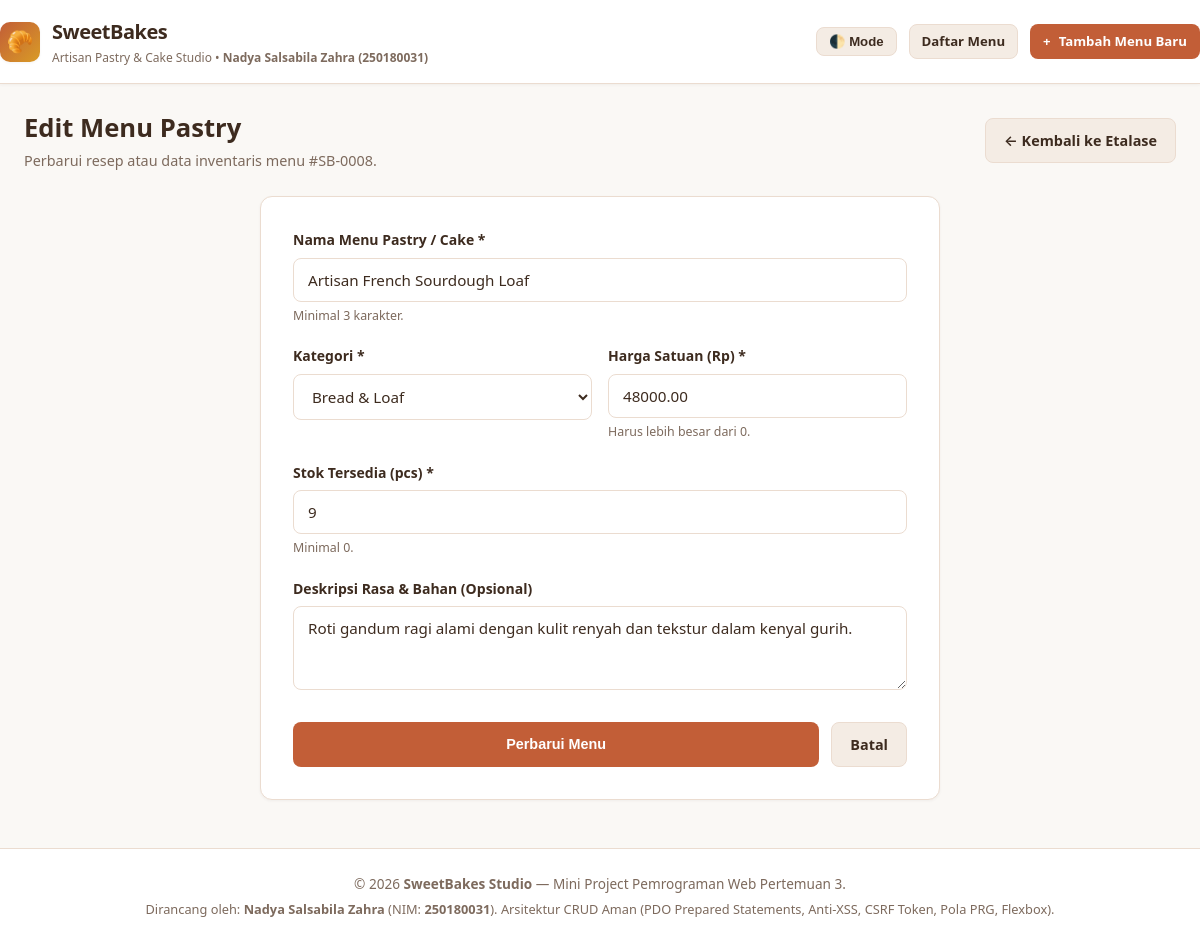
Screenshot of /edit.php?id=8 with the database file from the repository.
### tables this page shows
CREATE TABLE `products` (
    `id`          INT AUTO_INCREMENT PRIMARY KEY,
    `name`        VARCHAR(150)   NOT NULL UNIQUE,
    `category`    VARCHAR(60)    NOT NULL DEFAULT 'Pastry',
    `description` TEXT           NULL,
    `price`       DECIMAL(12, 2) NOT NULL,
    `stock`       INT            NOT NULL DEFAULT 0,
    `created_at`  TIMESTAMP      DEFAULT CURRENT_TIMESTAMP,
    `updated_at`  TIMESTAMP      DEFAULT CURRENT_TIMESTAMP ON UPDATE CURRENT_TIMESTAMP
);

### config/db.php (called while the page is built, shortened)
<?php
function e($value) {
    return htmlspecialchars((string)($value ?? ''), ENT_QUOTES, 'UTF-8');
}

### edit.php (the view, shortened to what this page needs)
<?php
require_once __DIR__ . '/config/db.php';
$id = isset($_GET['id']) && is_numeric($_GET['id']) ? (int)$_GET['id'] : 0;
$stmt = $pdo->prepare("SELECT * FROM products WHERE id = :id");
$stmt->execute([':id' => $id]);
$product = $stmt->fetch();
$errors = [];
$name = $product['name'];
$category = $product['category'];
$price = $product['price'];
$stock = $product['stock'];
$description = $product['description'];
include __DIR__ . '/header.php';
?>
<div style="margin: 24px 0 16px 0; display: flex; justify-content: space-between; align-items: center; flex-wrap: wrap; gap: 12px;">
    <div>
        <h2 style="font-size: 1.6rem; font-weight: 700;">Edit Menu Pastry</h2>
        <p style="color: var(--text-muted); font-size: 0.9rem;">Perbarui resep atau data inventaris menu #SB-<?= str_pad((string)$id, 4, '0', STR_PAD_LEFT); ?>.</p>
    </div>
    <a href="index.php" class="btn btn-secondary">
        &larr; Kembali ke Etalase
    </a>
</div>
<div class="form-box">
    <form method="POST" action="edit.php?id=<?= (int)$id; ?>" novalidate>
        <div class="form-group">
            <label for="name">Nama Menu Pastry / Cake *</label>
            <input type="text" id="name" name="name" class="form-control <?= isset($errors['name']) ? 'is-invalid' : ''; ?>"
                   value="<?= e($name); ?>" required>
            <?php if (isset($errors['name'])): ?>
                <div class="invalid-msg"><?= e($errors['name']); ?></div>
            <?php else: ?>
                <div class="hint">Minimal 3 karakter.</div>
            <?php endif; ?>
        </div>
        <div class="form-row">
            <div class="form-group">
                <label for="category">Kategori *</label>
                <select id="category" name="category" class="form-control <?= isset($errors['category']) ? 'is-invalid' : ''; ?>" required>
                    <?php
                    $categoriesPreset = ['Pastry', 'Artisan Cake', 'Cupcake & Muffin', 'Cookies & Treats', 'Bread & Loaf'];
                    foreach ($categoriesPreset as $c): ?>
                        <option value="<?= e($c); ?>" <?= $category === $c ? 'selected' : ''; ?>>
                            <?= e($c); ?>
                        </option>
                    <?php endforeach; ?>
                </select>
            </div>
            <div class="form-group">
                <label for="price">Harga Satuan (Rp) *</label>
                <input type="number" id="price" name="price" step="500" min="1" class="form-control <?= isset($errors['price']) ? 'is-invalid' : ''; ?>"
                       value="<?= e($price); ?>" required>
                <?php if (isset($errors['price'])): ?>
                    <div class="invalid-msg"><?= e($errors['price']); ?></div>
                <?php else: ?>
                    <div class="hint">Harus lebih besar dari 0.</div>
                <?php endif; ?>
            </div>
        </div>
        <div class="form-group">
            <label for="stock">Stok Tersedia (pcs) *</label>
            <input type="number" id="stock" name="stock" min="0" class="form-control <?= isset($errors['stock']) ? 'is-invalid' : ''; ?>"
                   value="<?= e($stock); ?>" required>
            <?php if (isset($errors['stock'])): ?>
                <div class="invalid-msg"><?= e($errors['stock']); ?></div>
            <?php else: ?>
                <div class="hint">Minimal 0.</div>
            <?php endif; ?>
        </div>
        <div class="form-group">
            <label for="description">Deskripsi Rasa &amp; Bahan (Opsional)</label>
            <textarea id="description" name="description" rows="3" class="form-control"><?= e($description); ?></textarea>
        </div>
        <div style="display: flex; gap: 12px; margin-top: 24px;">
            <button type="submit" class="btn btn-primary" style="flex: 1; justify-content: center;">
                Perbarui Menu
            </button>
            <a href="index.php" class="btn btn-secondary">Batal</a>
        </div>
    </form>
</div>
<?php include __DIR__ . '/footer.php'; ?>

### assets/style.css (style rules this page uses)
*, *::before, *::after { box-sizing: border-box; margin: 0; padding: 0; }
:root { --font-main: 'Segoe UI', system-ui, -apple-system, sans-serif; --font-mono: 'Consolas', monospace; --bg-page: #faf8f5; --bg-surface: #ffffff; --bg-card: #ffffff; --border-color: #ebdcd0; --text-primary: #3d2b1f; --text-muted: #7d6a5d; --brand-primary: #c25e37; --brand-primary-hover: #a84d28; --brand-secondary: #f4ece4; --brand-secondary-hover: #e8ded4; --accent-gold: #d99b26; --badge-pastry: #d97706; --badge-cake: #be185d; --badge-cupcake: #8b5cf6; --badge-cookies: #059669; --badge-bread: #0284c7; --status-success: #15803d; --status-success-bg: #dcfce7; --status-danger: #b91c1c; --status-danger-bg: #fee2e2; --shadow-sm: 0 1px 3px rgba(61, 43, 31, 0.05); --shadow-md: 0 4px 12px rgba(61, 43, 31, 0.08); --shadow-lg: 0 10px 24px rgba(61, 43, 31, 0.12); --radius: 12px; }
body { font-family: var(--font-main); background-color: var(--bg-page); color: var(--text-primary); line-height: 1.6; min-height: 100vh; display: flex; flex-direction: column; transition: background-color 0.2s ease, color 0.2s ease; }
.form-box { background-color: var(--bg-card); border: 1px solid var(--border-color); border-radius: var(--radius); padding: 32px; max-width: 680px; margin: 24px auto 48px auto; box-shadow: var(--shadow-sm); }
.form-group { margin-bottom: 20px; }
.form-group label { display: block; font-weight: 600; font-size: 0.875rem; margin-bottom: 6px; }
.form-group .hint { font-size: 0.775rem; color: var(--text-muted); margin-top: 4px; }
.form-control { width: 100%; padding: 11px 14px; border: 1px solid var(--border-color); border-radius: 8px; background-color: var(--bg-surface); color: var(--text-primary); font-size: 0.95rem; font-family: inherit; transition: border-color 0.15s ease, box-shadow 0.15s ease; }
.form-row { display: flex; flex-wrap: wrap; gap: 16px; }
.form-row .form-group { flex: 1 1 220px; }
.btn { display: inline-flex; align-items: center; gap: 8px; padding: 10px 18px; font-size: 0.9rem; font-weight: 600; border-radius: 8px; text-decoration: none; border: 1px solid transparent; cursor: pointer; transition: all 0.15s ease; }
.btn-primary { background-color: var(--brand-primary); color: #ffffff; }
.btn-secondary { background-color: var(--brand-secondary); color: var(--text-primary); border-color: var(--border-color); }

### rows the page displays
products: name "Artisan French Sourdough Loaf", price "48000.00", stock "9", description "Roti gandum ragi alami dengan kulit renyah dan tekstur dalam kenyal gurih."

### other values shown
str_pad((string)$id, 4, '0', STR_PAD_LEFT) "0008"
form field category "Bread & Loaf"
